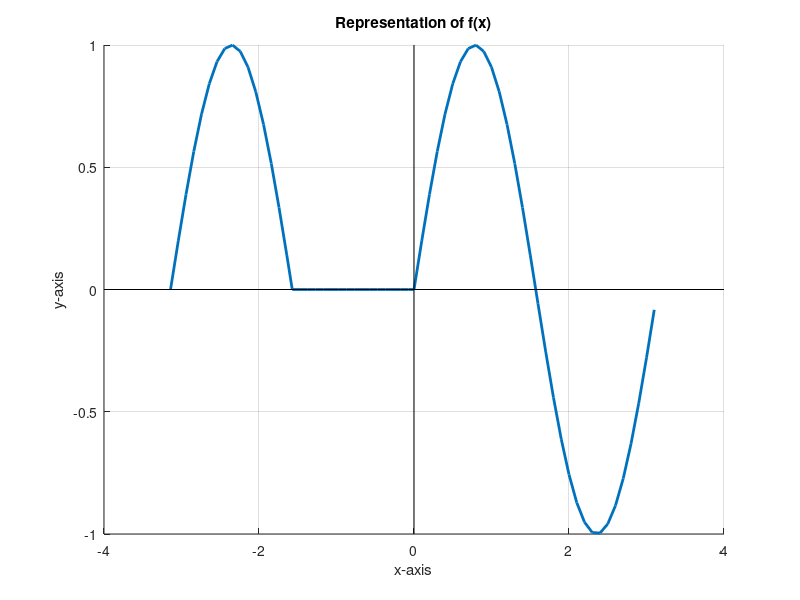

Here is the MATLAB script that generated this plot:
figure('name', 'Plotting without approximation');

X = [];
Y = [];

for x = -pi:0.1:-pi/2
    X = [X, x];
    Y = [Y, sin(2*x)];
end

hold on

for x = -pi/2:0.1:0
   X = [X, x];
   Y = [Y, 0];
end

hold on 

for x = 0:0.1:pi
  X = [X, x];
  Y = [Y, sin(2*x)];
end

set(findall(gca, 'Type', 'Line'),'LineWidth',0.5);

graph1 = plot(X,Y);
set(graph1,'LineWidth',2);

yL = get(gca,'YLim');
xL = get(gca,'XLim');
line(xL,[0 0],'Color','k');
line([0 0],yL,'Color','k');

title('Representation of f(x)');
xlabel('x-axis');
ylabel('y-axis');

axis tight
grid on